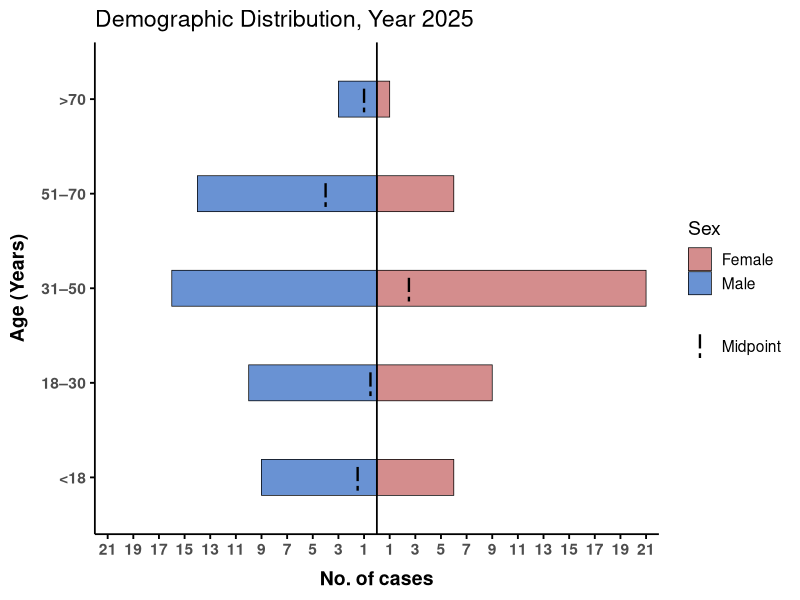
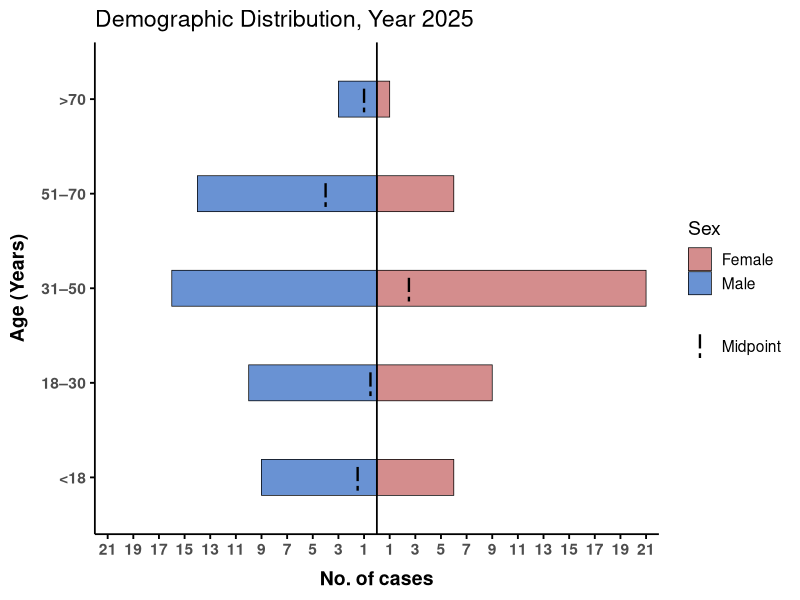

The R script that drew these images, in order:
# Load packages
library(ggplot2)
library(dplyr)

# Read data
data <- read.csv("data.csv")

# Create age groups (keeps the order <18 at bottom -> >70 at top)
data$AgeGroup <- cut(
  data$Age,
  breaks = c(0, 18, 31, 51, 71, Inf),
  labels = c("<18", "18–30", "31–50", "51–70", ">70"),
  right = FALSE
)

# Count by age and sex
demographic_data <- data %>%
  count(AgeGroup, Sex)

# Convert male counts to negative
demographic_data <- demographic_data %>%
  mutate(n = ifelse(Sex == "Male", -n, n))

# Maximum absolute value for symmetric x-axis limits
max_count <- max(abs(demographic_data$n))


# Midpoint positions per AgeGroup (this will be the x coordinate for dashed markers)
midpoints <- demographic_data %>%
  mutate(n = ifelse((duplicated(AgeGroup)|duplicated(AgeGroup, fromLast=TRUE)) == 0, n / 2, n)) %>% #for unique item in age group divide by 2 
  group_by(AgeGroup) %>%
  summarise(Midpoint = mean(n))


# Plot: map x = n (numeric), y = AgeGroup (factor) -> horizontal bars
ggplot(demographic_data) +
  # Bars (horizontal because y is factor, x numeric)
  geom_col(aes(x = n, y = AgeGroup, fill = Sex),width = 0.38, color = "black", linewidth = 0.25) +
  
  # Solid central vertical line at zero (midline)
  geom_vline(xintercept = 0, color = "black", linewidth = 0.6) +
  
  # Short vertical dashed midpoint markers inside each bar
  # We use as.numeric(AgeGroup) to place the segment centered on the category.
  geom_segment(
    data = midpoints,
    aes(x = Midpoint, xend = Midpoint,
        y = as.numeric(AgeGroup) - 0.14,
        yend = as.numeric(AgeGroup) + 0.14,
        linetype = "Midpoint"),
    color = "black", linewidth = 0.8,
    inherit.aes = FALSE,
    key_glyph = "vline"
  ) +
  scale_linetype_manual(name = NULL, values = c("Midpoint" = "twodash"))+
  
  # X-axis symmetric ticks and labels (show absolute values), adjust the values according to your data
  scale_x_continuous(
    limits = c(-max_count - 1, max_count + 1),
    breaks = seq(-max_count, max_count, by = 2),
    labels = abs(seq(-max_count, max_count, by = 2)),
    expand = expansion(add = c(0,0))
  ) +
  
  # Colors for sex
  scale_fill_manual(values = c("Male" = "#6992d3", "Female" = "#d48d8d")) +
  
  # Labels
  labs(
    x = "No. of cases",
    y = "Age (Years)",
    fill = "Sex",
    title = "Demographic Distribution, Year 2025"
  ) +
  
  # Classic theme with black axes (no gridlines)
  # theme_classic(base_size = 14) +
  theme_minimal(base_size = 14)+
  theme(
    # plot.title = element_text(face = "bold", hjust = 0.5, size = 16),
    plot.title.position = "panel",
    axis.title.x = element_text(face = "bold", margin = margin(t = 9)),
    axis.title.y = element_text(face = "bold", margin = margin(r = 9)),
    axis.text.x = element_text(face = "bold"),
    axis.text.y = element_text(face = "bold"),
    axis.line = element_line(color = "black", linewidth = 0.6),
    axis.ticks = element_line(color = "black"),
    panel.grid = element_blank(),
    # legend.position = "right"
  )
ggsave("gender_barplot.svg",dpi = 1200, width = 8, height = 4.7)
